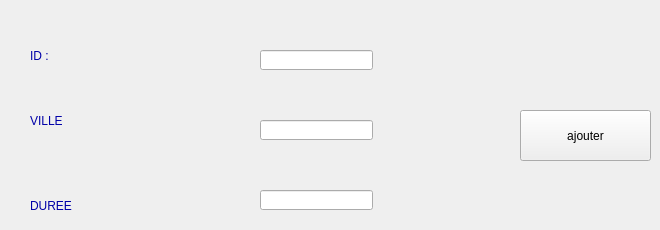
     <widget class="QWidget" name="widget_2">
      <attribute name="title">
       <string>ajouter</string>
      </attribute>
      <widget class="QLabel" name="label_88">
       <property name="geometry">
        <rect>
         <x>30</x>
         <y>40</y>
         <width>111</width>
         <height>31</height>
        </rect>
       </property>
       <property name="styleSheet">
        <string notr="true">font: 63 italic 18pt &quot;Lucida Sans&quot;;
color: rgb(0, 0, 168);</string>
       </property>
       <property name="text">
        <string>ID :</string>
       </property>
      </widget>
      <widget class="QLabel" name="label_89">
       <property name="geometry">
        <rect>
         <x>30</x>
         <y>105</y>
         <width>71</width>
         <height>31</height>
        </rect>
       </property>
       <property name="styleSheet">
        <string notr="true">font: 63 italic 17pt &quot;Lucida Sans&quot;;
color: rgb(0, 0, 168);</string>
       </property>
       <property name="text">
        <string>VILLE</string>
       </property>
      </widget>
      <widget class="QLabel" name="label_90">
       <property name="geometry">
        <rect>
         <x>30</x>
         <y>190</y>
         <width>81</width>
         <height>31</height>
        </rect>
       </property>
       <property name="styleSheet">
        <string notr="true">font: 63 italic 17pt &quot;Lucida Sans&quot;;
color: rgb(0, 0, 168);</string>
       </property>
       <property name="text">
        <string>DUREE</string>
       </property>
      </widget>
      <widget class="QPushButton" name="AJOUTER_DESTINATION">
       <property name="geometry">
        <rect>
         <x>520</x>
         <y>110</y>
         <width>131</width>
         <height>51</height>
        </rect>
       </property>
       <property name="styleSheet">
        <string notr="true">font: 63 italic 15pt &quot;Lucida Sans&quot;;
font: 63 italic 15pt &quot;Lucida Sans&quot;;</string>
       </property>
       <property name="text">
        <string>ajouter</string>
       </property>
      </widget>
      <widget class="QLineEdit" name="lineEdit_ID_DEST">
       <property name="geometry">
        <rect>
         <x>260</x>
         <y>50</y>
         <width>113</width>
         <height>20</height>
        </rect>
       </property>
      </widget>
      <widget class="QLineEdit" name="lineEdit_VILLE">
       <property name="geometry">
        <rect>
         <x>260</x>
         <y>120</y>
         <width>113</width>
         <height>20</height>
        </rect>
       </property>
      </widget>
      <widget class="QLineEdit" name="lineEdit_DURREE">
       <property name="geometry">
        <rect>
         <x>260</x>
         <y>190</y>
         <width>113</width>
         <height>20</height>
        </rect>
       </property>
      </widget>
     </widget>
